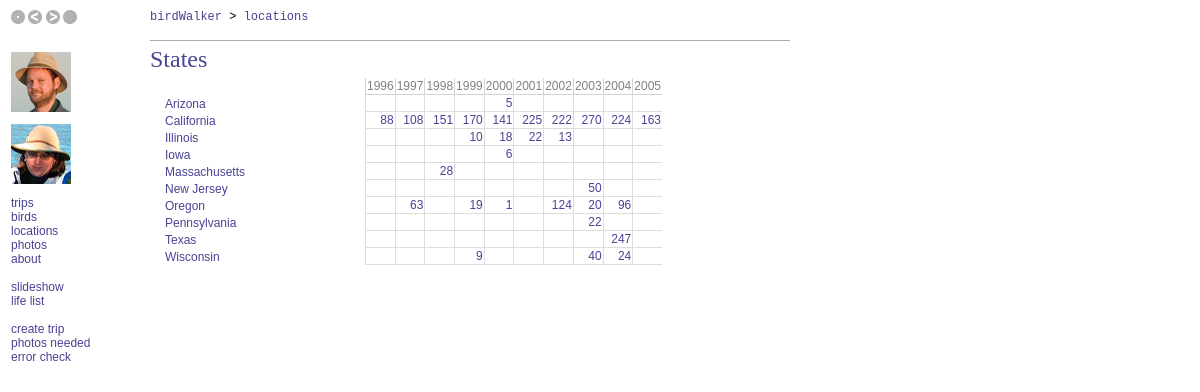
The app's page /stateindex.php with its own data.
### tables this page shows
CREATE TABLE state (
  objectid mediumint(9) NOT NULL auto_increment,
  Name varchar(16) default NULL,
  Abbreviation varchar(16) default NULL,
  Notes text,
  PRIMARY KEY  (objectid)
) TYPE=MyISAM;

### stateindex.php (the view, shortened to what this page needs)
<?php
require("./birdwalker.php");
$stateStats = performQuery("SELECT
    location.State,
    count(distinct sighting.SpeciesAbbreviation) AS SpeciesCount,
    year(sighting.TripDate) AS theyear
  FROM location, sighting
  WHERE sighting.LocationName=location.Name
  GROUP BY location.State, theyear
  ORDER BY State, theyear");
$visitedStatesQuery = performQuery("
    SELECT DISTINCT(state.objectid)
      FROM state, location, sighting
      WHERE state.Abbreviation=location.State and location.Name=sighting.LocationName ORDER BY state.Name");
while ($info = mysql_fetch_array($stateStats))
{
	$state = $info["State"];
	$year = $info["theyear"];
	$speciesCount = $info["SpeciesCount"];
	$table[$state][$year] = $speciesCount;
}
?>
<html>
  <head>
    <link title="Style" href="./stylesheet.css" type="text/css" rel="stylesheet">
  </head>
  <body>
    <div class=contentright>
      <div class="titleblock">
        <div class=pagetitle>States</div>
      </div>
<table columns=11 class=metadata cellpadding=1 cellspacing=0 width=80%>
  <tr><td></td><? insertYearLabels() ?></tr>
<? while ($info = mysql_fetch_array($visitedStatesQuery))
   { $id = $info["objectid"];
	 $info = getStateInfo($id);
     $state = $info["Abbreviation"]; ?>
    <tr>
      <td class=firstcell><a href="./statedetail.php?id=<?= $info["objectid"] ?>"><?= getStateNameForAbbreviation($state) ?></a></td>
<?	  for ($year = getEarliestYear(); $year <= getLatestYear(); $year++)
	  { ?>
		  <td class=bordered align=right>
              <a href="./specieslist.php?state=<?= urlencode($state) ?>&year=<?= $year ?>"><?= $table[$state][$year] ?></a>
          </td>
<?	  } ?>
    </tr>
<? } ?>
</table>
    </div>
  </body>
</html>

### stylesheet.css (style rules this page uses)
.contentright { font: 10pt Arial; left: 150px; width: 640px; top: 40px; padding-bottom: 30px; position: absolute; }
.pagetitle { font: 18pt Times, Serif; color:#484393 }
.metadata { font: 9pt Arial, Serif }
.titleblock { border-top: solid 1px #AAAAAA; padding-top: 5px; margin-bottom: 5px }
.firstcell { padding-left: 15px; white-space: nowrap; }
.bordered { border-left: solid 1px #DDDDDD; border-bottom: solid 1px #DDDDDD; width: 25px }
a { color:#484393; text-decoration:none; }

### records on screen
state: getStateNameForAbbreviation($state) "Arizona", Abbreviation "5"
state: getStateNameForAbbreviation($state) "California", Abbreviation "88", Abbreviation "108", Abbreviation "151", Abbreviation "170", Abbreviation "141", Abbreviation "225", Abbreviation "222", Abbreviation "270", Abbreviation "224", Abbreviation "163"
state: getStateNameForAbbreviation($state) "Illinois", Abbreviation "10", Abbreviation "18", Abbreviation "22", Abbreviation "13"
state: getStateNameForAbbreviation($state) "Iowa", Abbreviation "6"
state: getStateNameForAbbreviation($state) "Massachusetts", Abbreviation "28"
state: getStateNameForAbbreviation($state) "New Jersey", Abbreviation "50"
state: getStateNameForAbbreviation($state) "Oregon", Abbreviation "63", Abbreviation "19", Abbreviation "1", Abbreviation "124", Abbreviation "20", Abbreviation "96"
state: getStateNameForAbbreviation($state) "Pennsylvania", Abbreviation "22"
state: getStateNameForAbbreviation($state) "Texas", Abbreviation "247"
state: getStateNameForAbbreviation($state) "Wisconsin", Abbreviation "9", Abbreviation "40", Abbreviation "24"
